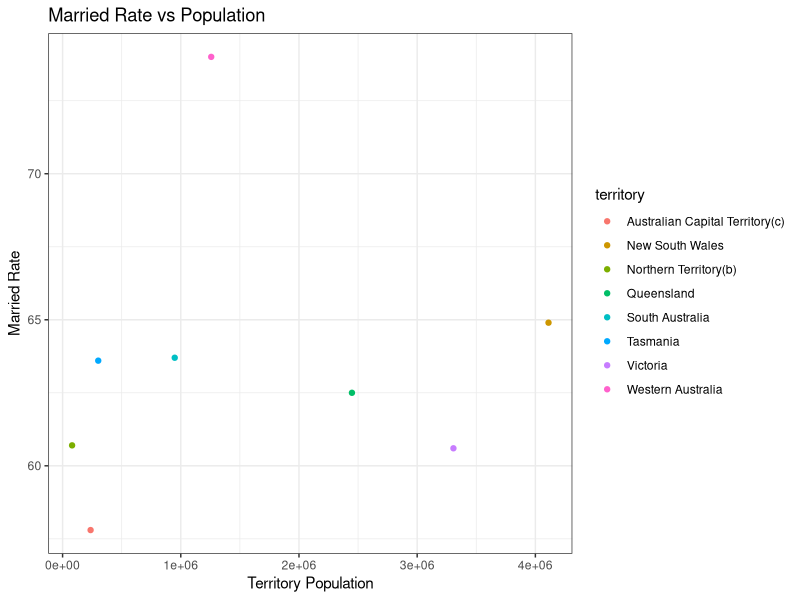

Generate this figure with R:
## ---- chunk 1
#| label: setup
#| warning: false
#| message: false

library(tidyverse)
library(ggplot2)

knitr::opts_chunk$set(echo = TRUE, warning=FALSE, message=FALSE)
## ---- chunk 2
data<- read_csv("_data/australian_marriage_tidy.csv",show_col_types = FALSE)
## ---- chunk 3
colnames(data)

dim(data)

data
## ---- chunk 4

married <- aggregate(count ~ territory, data = data, FUN = sum)
married['Married%'] = subset(data, resp =="yes")['percent']

married

## ---- chunk 5
ggplot(married, aes(x=`count`, y=`Married%`,color=`territory`)) + geom_point()+
  theme_bw() +
  labs(title ="Married Rate vs Population", y = "Married Rate", x = "Territory Population")

